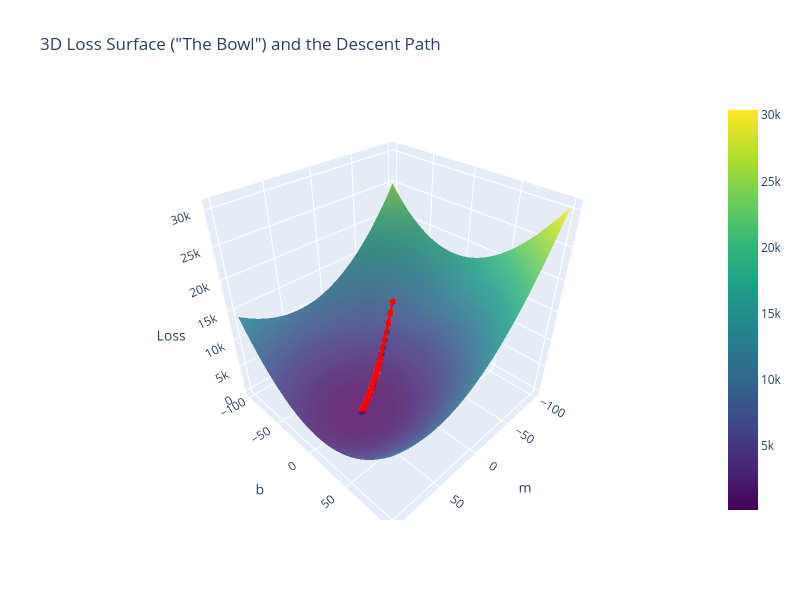

Write notebook code for a chart like this one.
### Markdown cell above
**How to read a contour map:** each closed ring is a curve of *constant loss* — like elevation lines on a topographic map. Rings close together mean the surface is steep there (big gradient); rings far apart mean it's flatter (small gradient). Notice how our red path takes big jumps where rings are tight and small jumps as it nears the bullseye — exactly matching what the loss-vs-epoch curve showed us numerically.

### Code cell
z_hist = [np.mean((y - (m_hist[i] * X + b_hist[i]))**2) for i in range(len(m_hist))]
fig = go.Figure(data=[go.Surface(z=Z, x=M, y=B, opacity=0.85, colorscale='viridis')])
fig.add_trace(go.Scatter3d(x=m_hist, y=b_hist, z=z_hist,
                            marker=dict(size=4, color='red'),
                            line=dict(color='red', width=5),
                            name='Descent path'))
fig.update_layout(title='3D Loss Surface ("The Bowl") and the Descent Path',
                   scene=dict(xaxis_title='m', yaxis_title='b', zaxis_title='Loss'),
                   width=800, height=600)
fig.show()

### Figure 1 — Plotly figure (JSON) as saved in the notebook; plotly's stock layout.template omitted (floating-point values rounded to 4 significant figures; data arrays with more than 128 entries replaced by an {"elided": "..."} marker saying what was removed)
{"data": [{"colorscale": [[0, "#440154"], [0.1111, "#482878"], [0.2222, "#3e4989"], [0.3333, "#31688e"], [0.4444, "#26828e"], [0.5556, "#1f9e89"], [0.6667, "#35b779"], [0.7778, "#6ece58"], [0.8889, "#b5de2b"], [1, "#fde725"]], "opacity": 0.85, "type": "surface", "x": {"elided": "60x60 float values"}, "y": {"elided": "60x60 float values"}, "z": {"elided": "60x60 float values"}}, {"line": {"color": "red", "width": 5}, "marker": {"color": "red", "size": 4}, "name": "Descent path", "type": "scatter3d", "x": [-50, -42.61, -35.79, -29.5, -23.69, -18.32, -13.37, -8.804, -4.586, -0.6934, 2.899, 6.215, 9.275, 12.1, 14.7, 17.11, 19.33, 21.38, 23.27, 25.01, 26.62, 28.1, 29.47, 30.74, 31.9, 32.98, 33.97, 34.89, 35.73, 36.51, 37.23, 37.89, 38.51, 39.07, 39.59, 40.07, 40.52, 40.93, 41.3, 41.65, 41.97], "y": [-50, -45.82, -41.98, -38.46, -35.22, -32.24, -29.51, -27.0, -24.69, -22.57, -20.62, -18.83, -17.18, -15.67, -14.28, -13.0, -11.82, -10.74, -9.743, -8.828, -7.986, -7.212, -6.499, -5.844, -5.241, -4.686, -4.176, -3.706, -3.274, -2.876, -2.51, -2.173, -1.863, -1.578, -1.315, -1.073, -0.8501, -0.645, -0.4562, -0.2824, -0.1223], "z": [9414.0, 8030.0, 6853.0, 5852.0, 5002.0, 4279.0, 3664.0, 3141.0, 2697.0, 2319.0, 1998.0, 1725.0, 1493.0, 1296.0, 1128.0, 985.5, 864.2, 761.1, 673.4, 598.9, 535.5, 481.6, 435.8, 396.9, 363.7, 335.6, 311.6, 291.3, 274.0, 259.2, 246.7, 236.1, 227.0, 219.3, 212.8, 207.2, 202.5, 198.5, 195.1, 192.1, 189.7]}], "layout": {"height": 600, "scene": {"xaxis": {"title": {"text": "m"}}, "yaxis": {"title": {"text": "b"}}, "zaxis": {"title": {"text": "Loss"}}}, "title": {"text": "3D Loss Surface (\"The Bowl\") and the Descent Path"}, "width": 800}}
